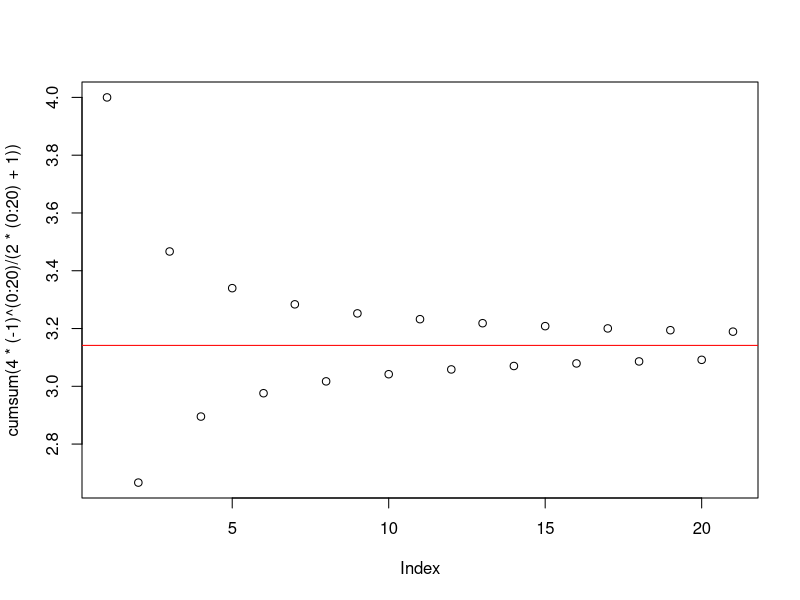

Here is the R script that generated this plot:
## ---- chunk 1
2^(0:10)
## ---- chunk 2
cumsum( 4 * (-1)^(0:20) / (2*(0:20)+1) )
## ---- chunk 3
plot(cumsum( 4 * (-1)^(0:20) / (2*(0:20)+1) ))
abline(h=pi, col='red')
## ---- chunk 4
colorfunc <- "heat.colors"
# colorfunc <- "terrain.colors"
